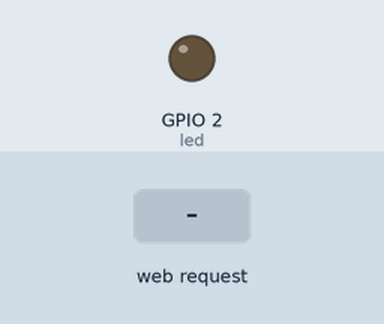
A program run on a simulated ESP32 board running MicroPython. On the bench: output pins drawn as LEDs (lit = HIGH). The test bench sets the inputs (shaded band). WiFi joins after 1.5 s; what the program prints to the serial console is not drawn.

Above: at 3.2 s.
3.3 s: HTTP request GET /led/on received
At 3.9 s:
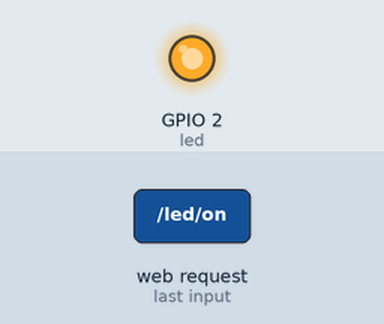
4.8 s: HTTP request GET /led/off received
At 5.1 s:
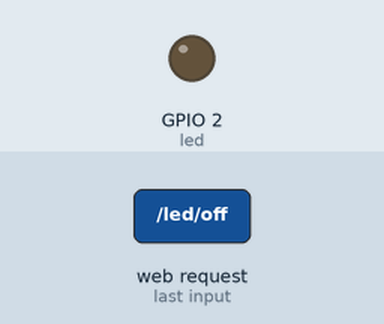
Timing chart, 0 to 7.8 s (numbered marks = the images above; inputs shaded):
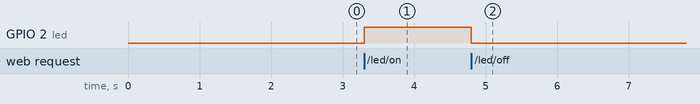

The program:

web_server.py
```python
"""
HTTP Web Server (raw socket)
Networking - web_server

原始課程: 27.建立http web server / 28.ESP32 WiFi.h建立Web Server 點亮LED /
          29.建立SoftAP_使用ESP32 WebServer函式庫 / 30.ESP32 arg函式讀取URL資料
平台: ESP32 MicroPython

功能:
  範例 1: 基礎 HTTP Server（顯示 Hello World）
  範例 2: LED 控制 Web Server（URL 路徑 /led/on 、/led/off）
  範例 3: URL 查詢參數解析（?a=1&b=2）

工作原理:
  使用 socket 建立 TCP server，接收 HTTP GET request，
  解析路徑後回傳 HTML 字串，行為等同 Arduino WebServer.h

WiFi 模式選擇:
  STA 模式 — 連接到家庭 WiFi，所有同網路裝置可存取
  AP 模式  — ESP32 自建 WiFi，手機/電腦直連（無需路由器）

硬體接線:
  LED → D2（內建 LED）
"""

import socket
import time
import network
from machine import Pin

WIFI_SSID = "your_ssid"
WIFI_PASS = "your_password"
AP_SSID   = "ESP32-AP"
AP_PASS   = "12345678"
PORT      = 80
LED_PIN   = 2


def connect_wifi(ssid: str = WIFI_SSID, password: str = WIFI_PASS) -> str:
    """連接 WiFi STA 模式，回傳 IP"""
    sta = network.WLAN(network.STA_IF)
    sta.active(True)
    sta.connect(ssid, password)
    print("Connecting", end="")
    for _ in range(20):
        if sta.isconnected():
            ip = sta.ifconfig()[0]
            print("\nConnected! IP:", ip)
            return ip
        print(".", end="")
        time.sleep(1)
    raise OSError("WiFi connection failed")


def start_soft_ap(ssid: str = AP_SSID, password: str = AP_PASS) -> str:
    """啟動 SoftAP 模式，回傳 IP"""
    ap = network.WLAN(network.AP_IF)
    ap.active(True)
    ap.config(essid=ssid, password=password)
    ip = ap.ifconfig()[0]
    print("SoftAP started. SSID: {}  IP: {}".format(ssid, ip))
    return ip


def _parse_request(raw: str) -> tuple:
    """
    解析 HTTP request 第一行
    回傳 (path, query_dict)
    例：GET /?a=1&b=2 HTTP/1.1
    → ("/", {"a": "1", "b": "2"})
    """
    try:
        first_line = raw.split("\r\n")[0]
        path_full  = first_line.split(" ")[1]  # e.g. "/led/on?x=1"
    except IndexError:
        return "/", {}

    if "?" in path_full:
        path, qs = path_full.split("?", 1)
        args = {}
        for pair in qs.split("&"):
            if "=" in pair:
                k, v = pair.split("=", 1)
                args[k] = v
    else:
        path, args = path_full, {}

    return path, args


def _led_page(state: bool) -> str:
    on_off = "ON" if state else "OFF"
    btn_href  = "/led/off" if state else "/led/on"
    btn_label = "Turn OFF" if state else "Turn ON"
    btn_color = "#c0392b" if state else "#27ae60"
    return (
        "<!DOCTYPE html><html><head>"
        "<meta charset='utf-8'>"
        "<meta name='viewport' content='width=device-width,initial-scale=1'>"
        "<style>body{{font-family:Helvetica;text-align:center;margin-top:60px}}"
        "a.btn{{display:inline-block;padding:16px 40px;background:{};color:white;"
        "border-radius:6px;text-decoration:none;font-size:24px}}</style></head>"
        "<body><h1>ESP32 Web Server</h1>"
        "<p>LED Status: <b>{}</b></p>"
        "<a class='btn' href='{}'>{}</a>"
        "</body></html>"
    ).format(btn_color, on_off, btn_href, btn_label)


# ── 範例 1：Hello World ───────────────────────────────────────
def hello_world_server(ip: str):
    s = socket.socket()
    s.bind(("", PORT))
    s.listen(5)
    print("Server at http://{}:{}/".format(ip, PORT))

    while True:
        conn, addr = s.accept()
        conn.recv(1024)
        conn.send(b"HTTP/1.1 200 OK\r\nContent-Type: text/html\r\n\r\n")
        conn.send(b"<html><body>Hello World!<br>ESP32 MicroPython</body></html>")
        conn.close()


# ── 範例 2：LED 控制 ──────────────────────────────────────────
def led_control_server(ip: str):
    led   = Pin(LED_PIN, Pin.OUT)
    state = False

    s = socket.socket()
    s.bind(("", PORT))
    s.listen(5)
    print("LED server at http://{}:{}/".format(ip, PORT))
    print("  /led/on  — turn LED on")
    print("  /led/off — turn LED off")

    while True:
        conn, addr = s.accept()
        raw  = conn.recv(1024).decode("utf-8", "ignore")
        path, _ = _parse_request(raw)

        if path == "/led/on":
            state = True
            led.value(1)
        elif path == "/led/off":
            state = False
            led.value(0)

        html = _led_page(state)
        conn.send(("HTTP/1.1 200 OK\r\nContent-Type: text/html\r\n\r\n" + html).encode())
        conn.close()


# ── 範例 3：URL 參數解析 ─────────────────────────────────────
def arg_demo_server(ip: str):
    """
    瀏覽器輸入 http://<ip>/?a=1&b=hello
    印出解析結果
    """
    s = socket.socket()
    s.bind(("", PORT))
    s.listen(5)
    print("Arg demo at http://{}:{}/".format(ip, PORT))
    print("Try: http://{}/?a=1&b=hello".format(ip))

    while True:
        conn, addr = s.accept()
        raw  = conn.recv(1024).decode("utf-8", "ignore")
        path, args = _parse_request(raw)
        print("path={} args={}".format(path, args))

        body = "<h2>URL Args</h2>"
        for k, v in args.items():
            body += "<p>{} = {}</p>".format(k, v)

        conn.send(("HTTP/1.1 200 OK\r\nContent-Type: text/html\r\n\r\n<html>" + body + "</html>").encode())
        conn.close()


# ── 主程式（選擇一種模式）────────────────────────────────────
# STA 模式
ip = connect_wifi()
led_control_server(ip)

# AP 模式（不需要外部 WiFi）
# ip = start_soft_ap()
# led_control_server(ip)
```

Measured:
- after the input at 3.3 s, GPIO 2 (led): LOW → HIGH at once
- after the input at 4.8 s, GPIO 2 (led): HIGH → LOW at once
